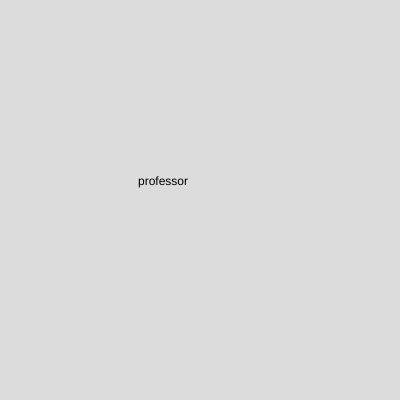
Frame 1 (no input)
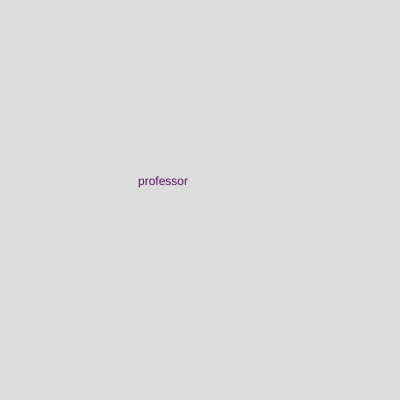
Frame 60 (no input)
Frame 120 (the mouse pressed at the canvas centre since frame 60): identical to frame 60, image omitted

The p5.js sketch that drew these frames (run headless with seeded random() and noise() and a simulated clock; from frame 60 on, the mouse is pressed at the canvas centre):

// p5.js sketch
// ── sketch.js
function setup() {
  createCanvas(400, 400);
}

function draw() {
  background(220);
  text ("professor", 138, 185); 
  fill (color (92, 22, 97)); 
}
